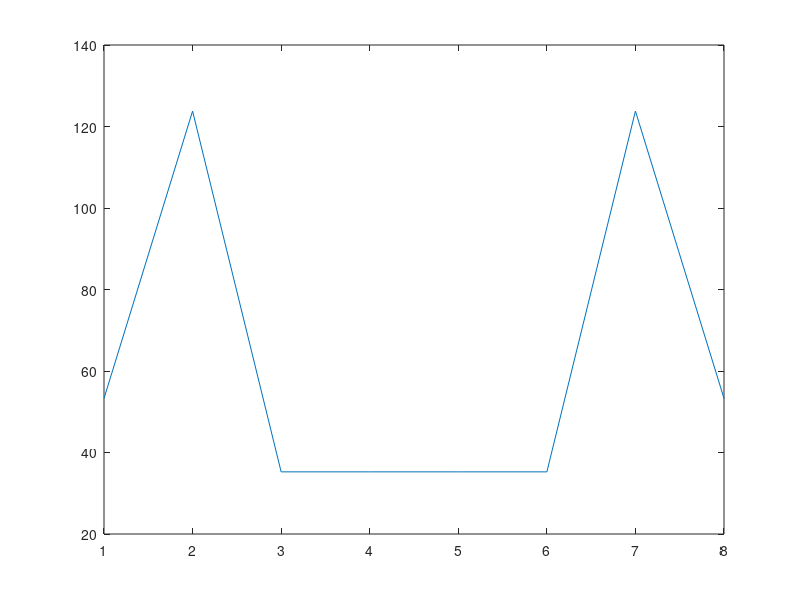
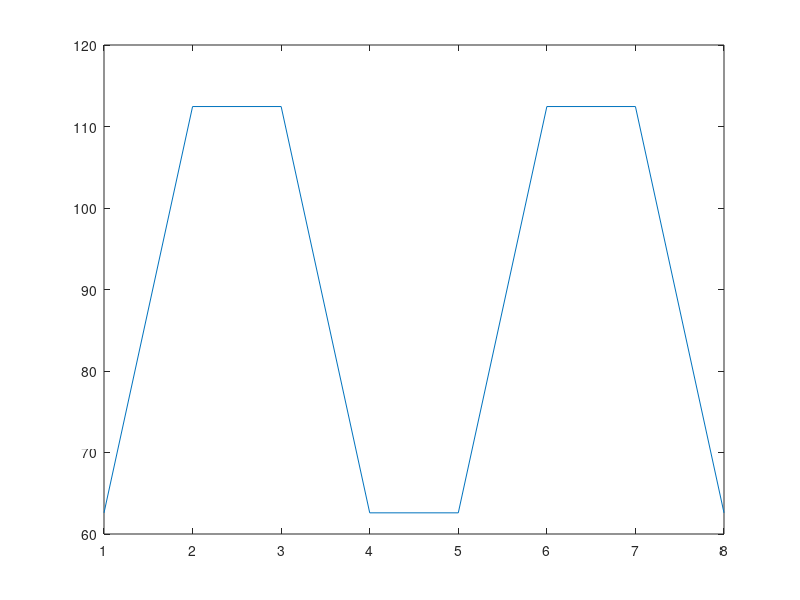

Recreate these plots in MATLAB, in order.
clear, clc

%% Description
% This script evaluates the tendon forces for all 512 N+1 tendon routing
% configurations. The tendon routings which cause the minimum overall
% tendon tension and minimum tendon tension variance are indentified.

%% Finger Constants
% Link Lengths (m)
L1 = 0.045;
L2 = 0.032;
L3 = 0.026;

%%% Joint Angles - closed finger
% theta1 = 45*pi/180;
% theta2 = 45*pi/180;
% theta3 = 10*pi/180;

%%% Joint Angles - extended finger
theta1 = 0;
theta2 = 0;
theta3 = 0;

% Joint radii (m)
r1 = 0.01;
r2 = 0.0075;
r3 = 0.005;

% Motor Radius
r_m = 0.005;

%% Finger Dynamics

N = r2/r3;

% Joint Screw Axes
S1 = [0, 0, 1, 0, 0, 0]';
S2 = [0, 0, 1, L1*sin(theta1), -L1*cos(theta1), 0]';
S3 = [0, 0, 1, L1*sin(theta1)+L2*sin(theta1+theta2), -L1*cos(theta1)-L2*cos(theta1+theta2), 0]';

% Jacobian
J = [S1, S2 + N*S3];

% Finger tip location
x_tip = L1*cos(theta1) + L2*cos(theta1+theta2) + L3*cos(theta1+theta2+theta3);
y_tip = L1*sin(theta1) + L2*sin(theta1+theta2) + L3*sin(theta1+theta2+theta3);
r = [x_tip, y_tip, 0]';

% Desired Wrench - 
f = [-27.48, -4.84, 0]'; % closed finger
% f = [0, 22.2, 0]'; % closed finger
m_z = [0, 0, 1]*cross(r, f);
W = [0, 0, m_z, f']';

tau = J'*W;


%% Create matirx of tendon routing matrix values
% Each row corresponds to the nine entries of the matrix 
% Pi = [r11, r12;
%       0  , r22;    ==> [r11, r12, r22]

r = zeros(8, 3);
r(:, 1) = r1;
r(:, 2) = r1;
r(:, 3) = r2;

for i = 1:2^3
    binstr = dec2bin(i-1, 3);
    for j = 1:3
        r(i,j) = r(i,j) * (1 - str2num(binstr(j))*2);
    end
end

%% Evaluate all cases for the closed finger case


viable_counter = 0;
j = 0;

for i = 1:2^3
    j = j+1;
    % Create the tendon routing matrix 
    Pi = [r(i, 1), r(i, 2);
          0      , r(i, 3)] * 1/r_m;

    tau_m = inv(Pi) * tau;
    f = tau_m ./ r_m;

    % Calculate the forces
    tendon_forces(j, :) = [i, f'];

    % Calculate the variance in the forces
    tendon_force_variance(j) = std(f);

    % Max abs force in each tendon routing
    tendon_max_force(j) = max(abs(f));

    % Collect viable configurations
    if max(abs(f)) < 200 && f(1) > 2 && f(2) > 2
        viable_counter = viable_counter + 1;
        viable_configs(viable_counter, :) = [i, max(abs(f)), std(f)];
    end
    disp(i)
end

%% Plot the force of each of the 

routing_number = 1:length(tendon_max_force);
plot(routing_number, tendon_force_variance);
figure
plot(routing_number, tendon_max_force);

disp(min(tendon_max_force))
disp(viable_counter)

